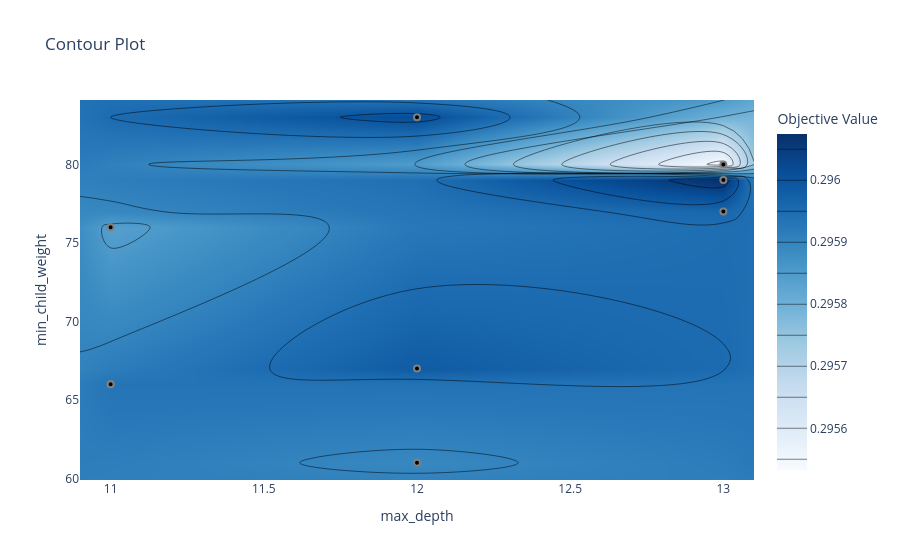

The cell this chart's notebook holds for it:
### Code cell
# 2. Check Depth vs Child Weight
vis.plot_contour(optuna_study, params=['max_depth', 'min_child_weight'])

### Figure 1 — Plotly figure (JSON) as saved in the notebook; plotly's stock layout.template omitted (floating-point values rounded to 4 significant figures)
{"data": [{"colorbar": {"title": {"text": "Objective Value"}}, "colorscale": [[0, "rgb(247,251,255)"], [0.125, "rgb(222,235,247)"], [0.25, "rgb(198,219,239)"], [0.375, "rgb(158,202,225)"], [0.5, "rgb(107,174,214)"], [0.625, "rgb(66,146,198)"], [0.75, "rgb(33,113,181)"], [0.875, "rgb(8,81,156)"], [1, "rgb(8,48,107)"]], "connectgaps": true, "contours": {"coloring": "heatmap"}, "hoverinfo": "none", "line": {"smoothing": 1.3}, "reversescale": false, "type": "contour", "x": [10.9, 11, 12, 13, 13.1], "y": [59.9, 61, 66, 67, 76, 77, 79, 80, 83, 84.1], "z": [[NaN, NaN, NaN, NaN, NaN], [NaN, NaN, 0.2959, NaN, NaN], [NaN, 0.2959, NaN, NaN, NaN], [NaN, NaN, 0.296, NaN, NaN], [NaN, 0.2958, NaN, NaN, NaN], [NaN, NaN, NaN, 0.296, NaN], [NaN, NaN, NaN, 0.2961, NaN], [NaN, NaN, NaN, 0.2955, NaN], [NaN, NaN, 0.296, NaN, NaN], [NaN, NaN, NaN, NaN, NaN]]}, {"marker": {"color": "black", "line": {"color": "Gray", "width": 2}}, "mode": "markers", "name": "Feasible Trial", "showlegend": false, "type": "scatter", "x": [11, 11, 12, 11, 12, 13, 12, 13, 13], "y": [66, 66, 61, 76, 83, 80, 67, 79, 77]}, {"marker": {"color": "#cccccc", "line": {"color": "Gray", "width": 2}}, "mode": "markers", "name": "Infeasible Trial", "showlegend": false, "type": "scatter", "x": [], "y": []}], "layout": {"title": {"text": "Contour Plot"}, "xaxis": {"range": [10.9, 13.1], "title": {"text": "max_depth"}}, "yaxis": {"range": [59.9, 84.1], "title": {"text": "min_child_weight"}}}}
